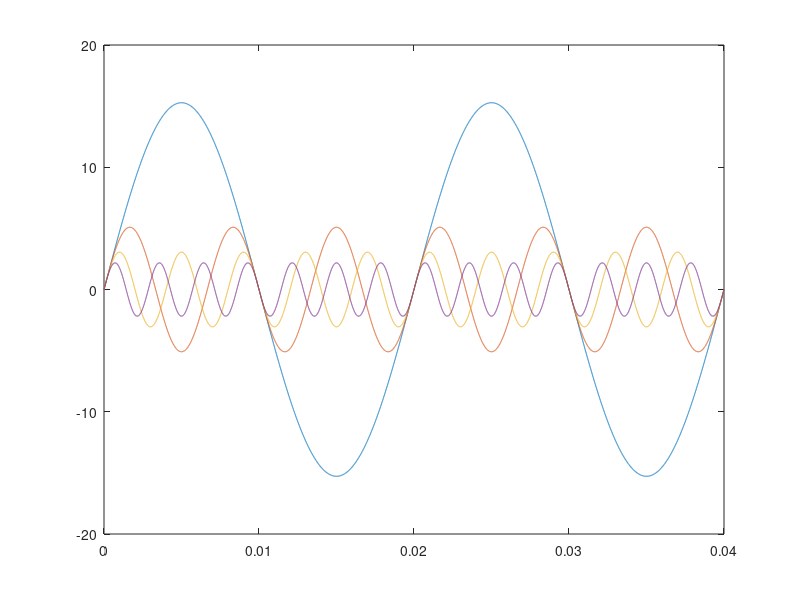
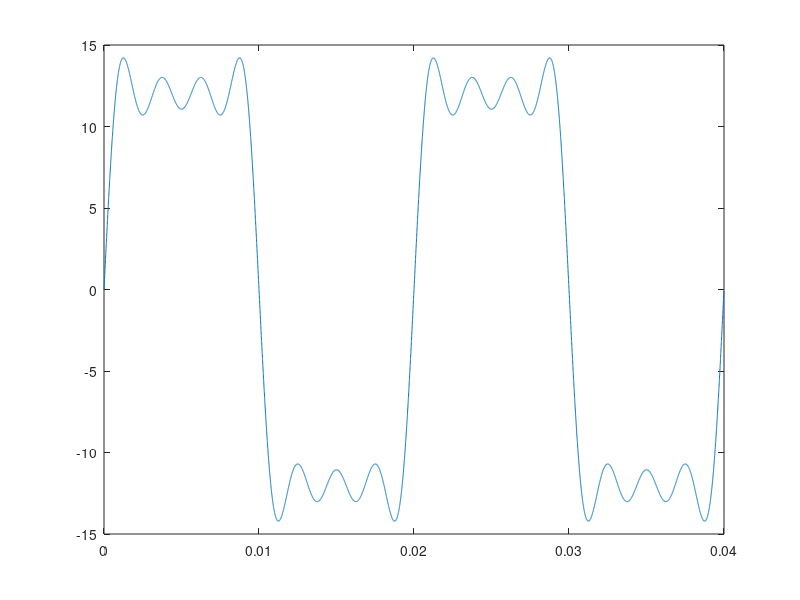
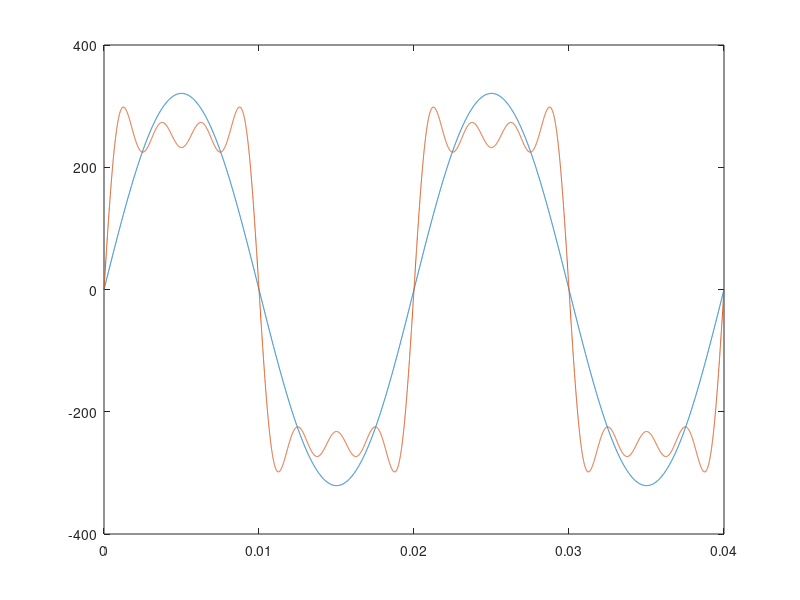

Source code (MATLAB) for these figures, in order:
clear all;
Vs=12.0;
for pp=1:10000
    t(pp)=(pp-1)*2.0/(50*10000);
    v1(pp)=4/pi*Vs*sin(2*pi*50*t(pp));
    v3(pp)=4/(3*pi)*Vs*sin(2*pi*150*t(pp));
    v5(pp)=4/(5*pi)*Vs*sin(2*pi*250*t(pp));
    v7(pp)=4/(7*pi)*Vs*sin(2*pi*350*t(pp));
end;
figure(1)
plot(t,v1,t,v3,t,v5,t,v7);
vtotal=v1+v3+v5+v7;
figure (2)
plot(t,vtotal);
vsecfund=v1*21;
vsecsq=vtotal*21;
figure (3)
plot(t,vsecfund,t, vsecsq);